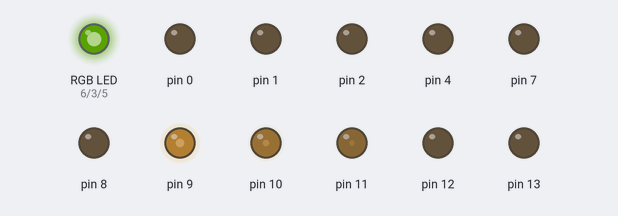
A sketch run on a simulated Arduino Uno, built with avr-gcc and run on an emulated ATmega328P. On the bench: an RGB LED mixed from three pins (HIGH = lit), output pins drawn as LEDs (lit = HIGH). Dim RGB values are drawn brighter than linear; random numbers use the default seed unless the sketch sets one.

Above: at 0.15 s.
At 1.65 s:
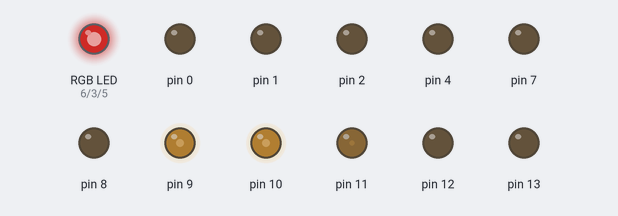
At 2.25 s:
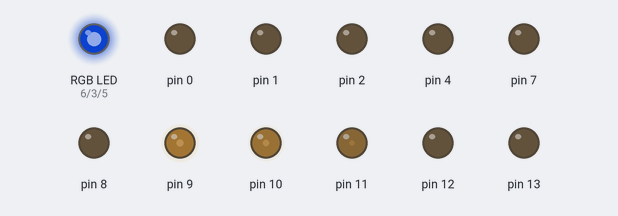
At 3.75 s:
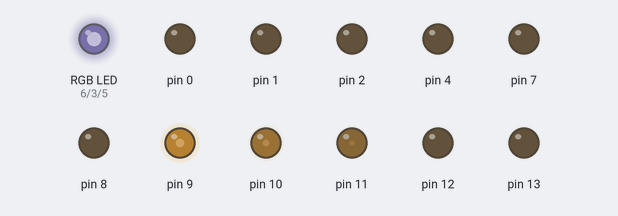
At 4.65 s:
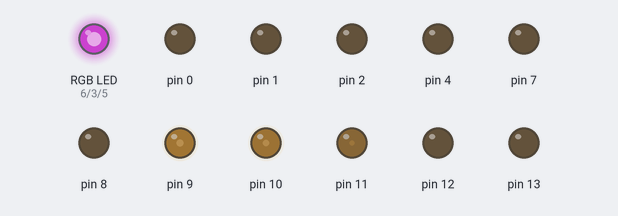
Timing chart, 0 to 4.5 s (numbered marks = the images above):
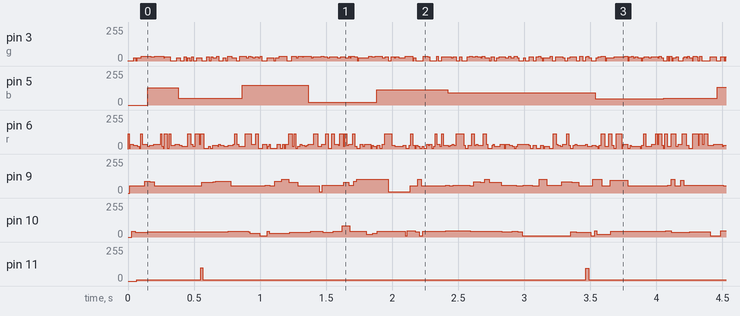

Measured:
- by itself, pin 5 (b): 0/255 → 129/255 at 0.15 s, → 49/255 0.23 s later, → 150/255 0.48 s later, → 21/255 0.50 s later, … (9 changes in this stretch)
- by itself, pin 11: 0/255 → 11/255 at 0.07 s

The sketch:

rgb.ino
```cpp
//Green
int g =3;
//Blue
int b =5;
//Red
int r =6;
void setup()
{
  pinMode(g, OUTPUT);
  pinMode(b, OUTPUT);
  pinMode(r, OUTPUT);

}

void loop()
{
   int gr = random(0, 255);

   int br = random(0, 255);

   int rr = random(0, 255);

   analogWrite(gr, gr);
   analogWrite(br, br);
   analogWrite(rr, rr);


}
```
